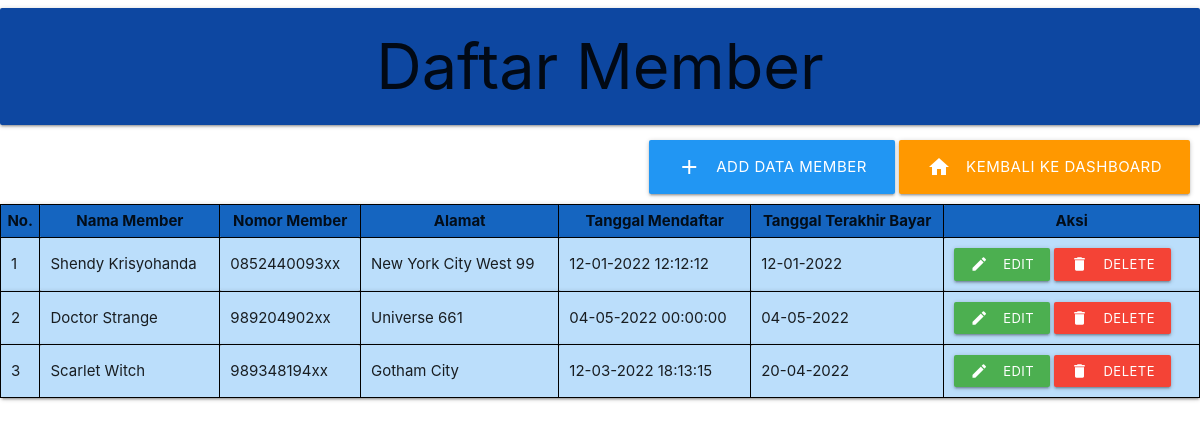
The page /Member.php on the database its author committed.
### tables this page shows
CREATE TABLE member (
    id_member INT NOT NULL PRIMARY KEY AUTO_INCREMENT,
    nama_member VARCHAR(250) NOT NULL,
    nomor_member VARCHAR(15) NOT NULL,
    alamat TEXT(500) NOT NULL,
    tgl_mendaftar DATETIME NOT NULL,
    tgl_terakhir_bayar DATE NOT NULL  
);

### Model.php (called while the page is built, shortened)
<?php
require("Koneksi.php");
function getData($tabel)
{
    global $koneksi;
    $result = mysqli_query($koneksi, "SELECT * FROM $tabel");
    $rows = [];
    while ($row = mysqli_fetch_assoc($result)) {
        $rows[] = $row;
    }
    return $rows;
}

### Member.php (the view, shortened to what this page needs)
<?php
require("Model.php");
require("Style.php");
$member = getData("member");
?>
<!DOCTYPE html>
<html lang="en">
<head>
</head>
<body>
    <h1 class="card-panel blue darken-4">Daftar Member</h1>
    <div class="buttonadd">
        <a href="FormMember.php" class="waves-effect waves-light blue btn-large"><i class="material-icons left">add</i>Add Data Member</a>
        <a href="index.php" class="waves-effect waves-light orange btn-large"><i class="material-icons left">home</i>Kembali ke dashboard</a>
    </div>
    <table>
        <tr class="card-panel blue darken-3" >
            <th>No.</th>
            <th>Nama Member</th>
            <th>Nomor Member</th>
            <th>Alamat</th>
            <th>Tanggal Mendaftar</th>
            <th>Tanggal Terakhir Bayar</th>
            <th>Aksi</th>
        </tr>
        <?php $i = 1; ?>
        <?php foreach ($member as $row) :
            $tgl_mendaftar = date_create($row["tgl_mendaftar"]);
            $tgl_terakhir_bayar = date_create($row["tgl_terakhir_bayar"]);?>
            <tr class="card-panel blue lighten-4">
                <td><?= $i; ?></td>
                <td><?= $row["nama_member"] ?></td>
                <td><?= $row["nomor_member"] ?></td>
                <td><?= $row["alamat"] ?></td>
                <td><?= date_format($tgl_mendaftar, 'd-m-Y H:i:s') ?></td>
                <td><?= date_format($tgl_terakhir_bayar, 'd-m-Y') ?></td>
                <td>
                    <a href="FormMember.php?id_member=<?= $row["id_member"]; ?>" class="waves-effect waves-light green btn-small"><i class="material-icons left">edit</i>Edit</a>
                    <a href="HapusDataMember.php?id_member=<?= $row["id_member"]; ?>" class="waves-effect waves-light red btn-small" onclick="return confirm('Apakah yakin data akan dihapus?')"><i class="material-icons left">delete</i>Delete</a>
                </td>
            </tr>
            <?php $i++; ?>
        <?php endforeach ?>
    </table>
</body>
</html>

### Style.php (style rules this page uses)
h1, h2 { text-align: center; }
table, td { border: 1px solid black; padding: 10px; }
th { border: 1px solid black; border-collapse: collapse; padding: 5px; text-align: center; }
.buttonadd { text-align: right; padding-bottom: 10px; padding-right: 10px; }

### rows shown on the page
member: nama_member "Shendy Krisyohanda", nomor_member "0852440093xx", alamat "New York City West 99", tgl_mendaftar "12-01-2022 12:12:12", tgl_terakhir_bayar "12-01-2022"
member: nama_member "Doctor Strange", nomor_member "989204902xx", alamat "Universe 661", tgl_mendaftar "04-05-2022 00:00:00", tgl_terakhir_bayar "04-05-2022"
member: nama_member "Scarlet Witch", nomor_member "989348194xx", alamat "Gotham City", tgl_mendaftar "12-03-2022 18:13:15", tgl_terakhir_bayar "20-04-2022"
